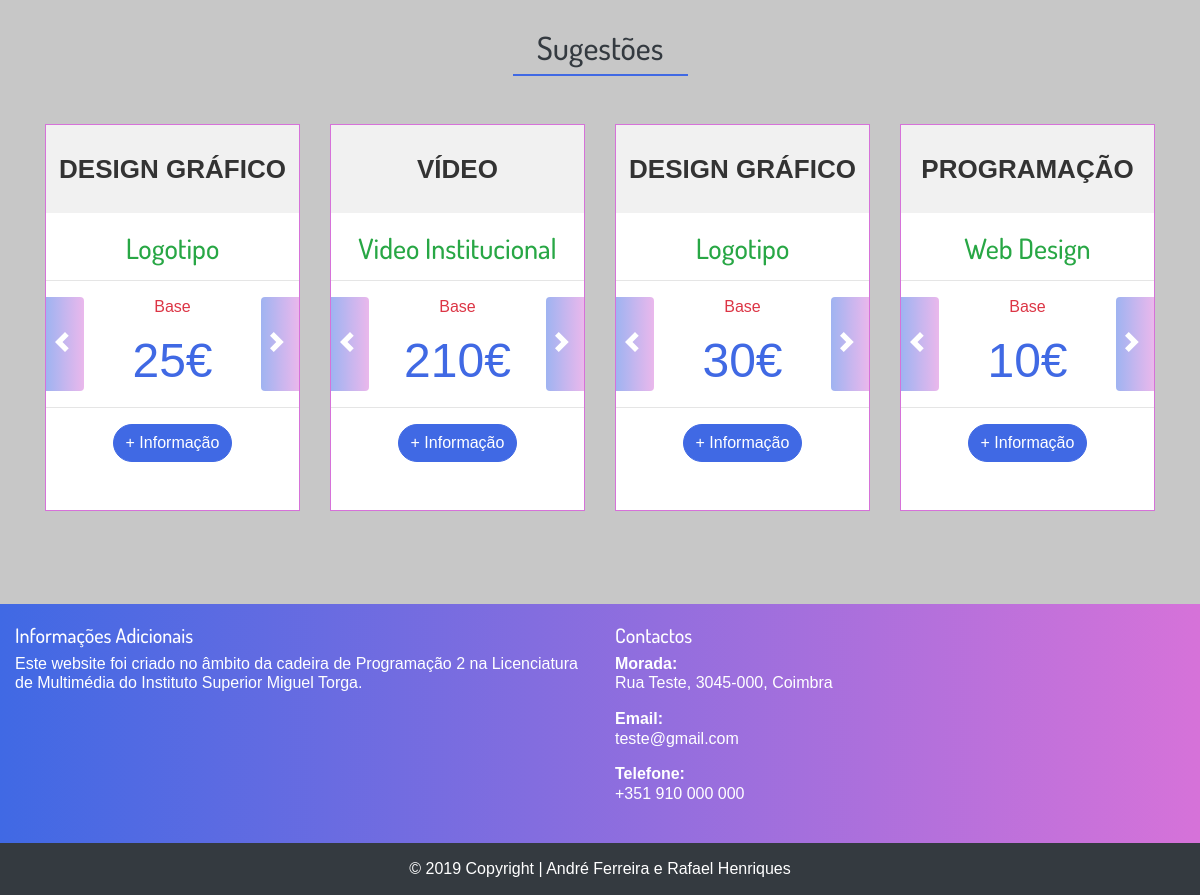
Before: / (lower part) with the older database file.
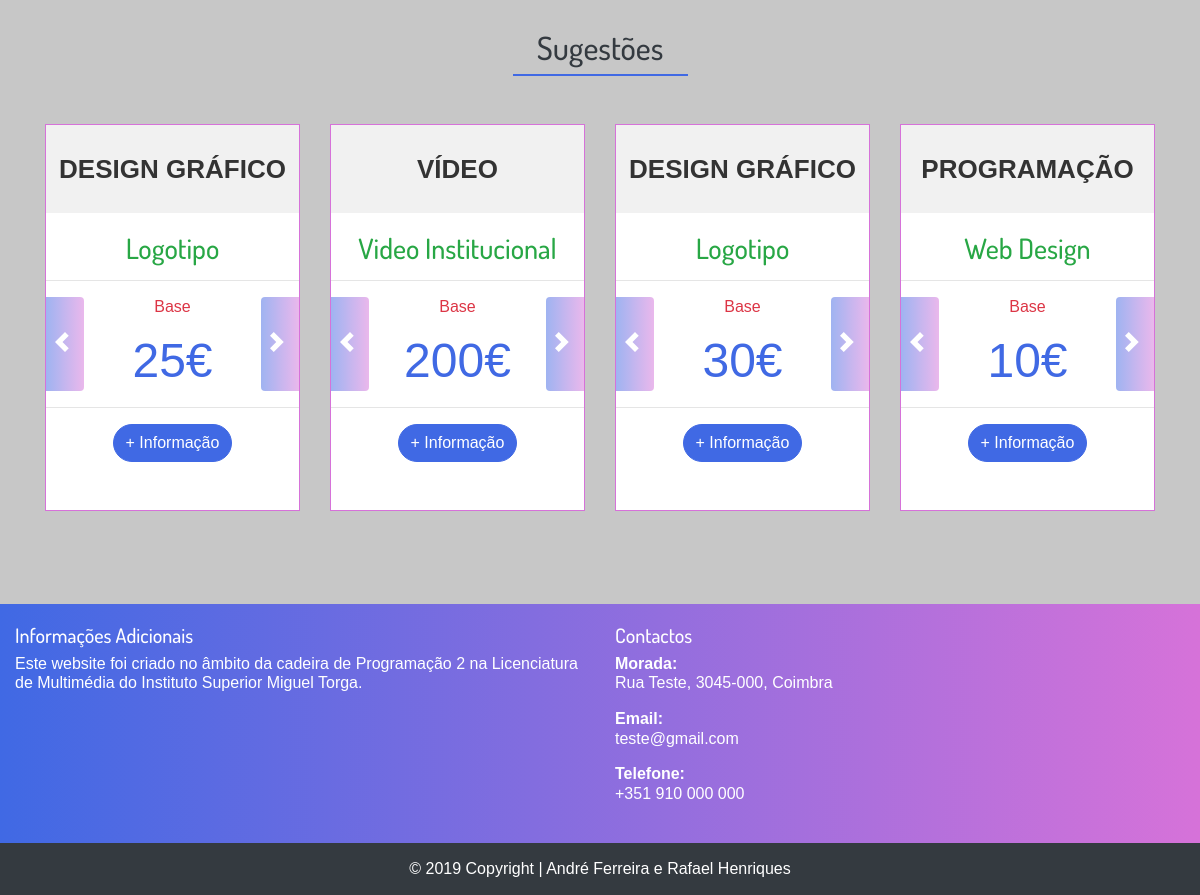
After: the same page with the newer database file.
### tables this page shows
CREATE TABLE IF NOT EXISTS `utilizador` (
  `id_utilizador` int(11) NOT NULL AUTO_INCREMENT,
  `username` varchar(15) NOT NULL,
  `nome` varchar(150) NOT NULL,
  `id_genero` int(11) NOT NULL,
  `email` varchar(100) NOT NULL,
  `data_nascimento` date NOT NULL,
  `data` datetime NOT NULL DEFAULT CURRENT_TIMESTAMP ON UPDATE CURRENT_TIMESTAMP,
  `pass` varchar(255) NOT NULL,
  `tipo_utilizador` int(11) NOT NULL,
  `biografia` varchar(255) DEFAULT NULL,
  `imagem` varchar(255) DEFAULT NULL,
  `repor_pass` varchar(255) NOT NULL,
  PRIMARY KEY (`id_utilizador`),
  UNIQUE KEY `id_area` (`id_utilizador`),
  KEY `fk_id_tipo_tipo_utilizador` (`tipo_utilizador`),
  KEY `fk_id_genero_genero_utilizador` (`id_genero`)
);

CREATE TABLE IF NOT EXISTS `preco_servico` (
  `id_preco_servico` int(11) NOT NULL AUTO_INCREMENT,
  `base` int(11) NOT NULL,
  `padrao` int(11) NOT NULL,
  `premium` int(11) NOT NULL,
  `id_servico` int(11) NOT NULL,
  PRIMARY KEY (`id_preco_servico`),
  KEY `fk_id_servico_servico` (`id_servico`)
);

CREATE TABLE IF NOT EXISTS `area` (
  `id_area` int(11) NOT NULL AUTO_INCREMENT,
  `nome` varchar(150) NOT NULL,
  `descricao` varchar(200) NOT NULL,
  `data` datetime NOT NULL DEFAULT CURRENT_TIMESTAMP ON UPDATE CURRENT_TIMESTAMP,
  `img_area` varchar(255) NOT NULL,
  PRIMARY KEY (`id_area`)
);

CREATE TABLE IF NOT EXISTS `subarea` (
  `id_subarea` int(11) NOT NULL AUTO_INCREMENT,
  `nome` varchar(50) NOT NULL,
  `data` datetime NOT NULL DEFAULT CURRENT_TIMESTAMP ON UPDATE CURRENT_TIMESTAMP,
  `id_area` int(11) NOT NULL,
  `img_subarea` varchar(255) NOT NULL,
  PRIMARY KEY (`id_subarea`),
  KEY `fk_id_area_area` (`id_area`)
);

### inc/main.inc.php (the view, shortened to what this page needs)
<div class="container-fluid">
    <div class="my-2 py-4">
        <section class="container">
            <header class="col-md-12 mb-4">
                <h2 class="text-center text-dark">Sugestões</h2>
                <span class="underline"></span>
            </header>
            <div class="row py-4">
          <?php
          require("db_projetofinal.php");
          $dados = $db->query("SELECT utilizador.id_utilizador, utilizador.nome AS 'utilizador nome', subarea.id_subarea, subarea.nome AS 'nome subarea', area.nome AS 'nome area', preco_servico.base, preco_servico.padrao, preco_servico.premium, preco_servico.id_servico FROM utilizador JOIN servico ON utilizador.id_utilizador = servico.id_utilizador JOIN subarea ON servico.id_subarea = subarea.id_subarea JOIN area ON subarea.id_area = area.id_area JOIN preco_servico ON servico.id_servico = preco_servico.id_servico ORDER BY rand() LIMIT 4");
            foreach ($dados as $row) {
            echo '
                <div class="col-sm-6 col-md-3 col-xs-12 mb-2">
                    <div class="tabela-preco sombra">
                        <div class="preco-detalhe">
                            <h2>'.$row["nome area"].'</h2>
                            <h3 class="text-success">'.$row["nome subarea"].'</h3><hr>
                           <div id="'.$row["id_servico"].'" class="carousel slide" data-ride="carousel">
                                        <div class="carousel-inner">
                                            <div class="carousel-item active">
                                            <p class="text-danger">Base</p>
                                            <span style="margin: 0">'.$row["base"].'€</span>
                                            </div>
                                            <span style="margin: 0">'.$row["padrao"].'€</span>
                                            <span style="margin: 0">'.$row["premium"].'€</span>
                                        </div>
                                        <a class="carousel-control-prev grad rounded-right pt-3" href="#'.$row["id_servico"].'" role="button" data-slide="prev">
                                            <span class="carousel-control-prev-icon" aria-hidden="true"></span>
                                        </a>
                                        <a class="carousel-control-next grad rounded-left pt-3" href="#'.$row["id_servico"].'" role="button" data-slide="next">
                                            <span class="carousel-control-next-icon" aria-hidden="true"></span>
                                        </a>
                            </div>
                            <hr>
                            <div class="preco-btn mb-2">
                            <a href="index.php?op=servicepage&id_utilizador='.$row["id_utilizador"].'&id_service='.$row["id_servico"].'" class="btn btn-preco">+ Informação</a>
                            </div>
                        </div>
                    </div>
                </div>';
            }
            ?>
        </section>
    </div>
</div>

Changed rows visible on the page:
changed utilizador "Video Institucional": preco_servico.base "210" → "200"
